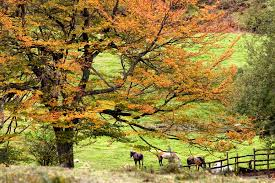
#> input picture Imagenes_Pruebas/Im.jpg, 275 x 183 px
$ jupyter execute '2.5 Usando el ajuste Gamma.ipynb'
#> lines starting #> are read from the running program, lines starting #| are printed output that depends on the picture; after the words box and inside, x2 and y2 are one past the last pixel; in counts of white or black regions, pixels touching at a corner belong together
# Usando el ajuste Gamma

# Ejercicio 5

[cell 1]
#Ejecutar para ver imagen original
from skimage import io

original = io.imread('Imagenes_Pruebas/Im.jpg')
#> original is the input picture: shape (183, 275, 3); mean R, G, B 147.4, 127.3, 62.4
io.imshow(original)

[cell 2]
import cv2
import numpy as np
from skimage import io

def adjust_gamma(image, gamma=1.0):
# image, gamma=1.0
#> called with gamma = 0.5
   invGamma = 1.0 / gamma
   table = np.array([((i / 255.0) ** invGamma) * 255
      for i in np.arange(0, 256)]).astype("uint8")

   return cv2.LUT(image, table)
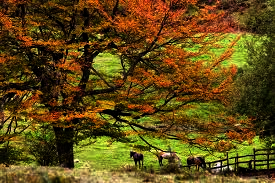
#> returned value: shape (183, 275, 3); mean of channels 0, 1, 2 21.2, 74.8, 96.6; drawn as B, G, R

x = 'Imagenes_Pruebas/Im.jpg'  #location of the image
original = cv2.imread(x, 1)
gamma = 0.5        # change the value here to get different result
adjusted = adjust_gamma(original, gamma=gamma)
cv2.putText(adjusted, "g={}".format(gamma), (10, 30),cv2.FONT_HERSHEY_SIMPLEX, 0.8, (0, 0, 255), 3)
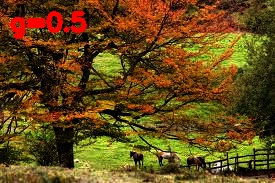
#> adjusted: shape (183, 275, 3); 1.77% of pixels changed, all inside (x1, y1, x2, y2) = (10, 11, 87, 39)
io.imshow(adjusted)
